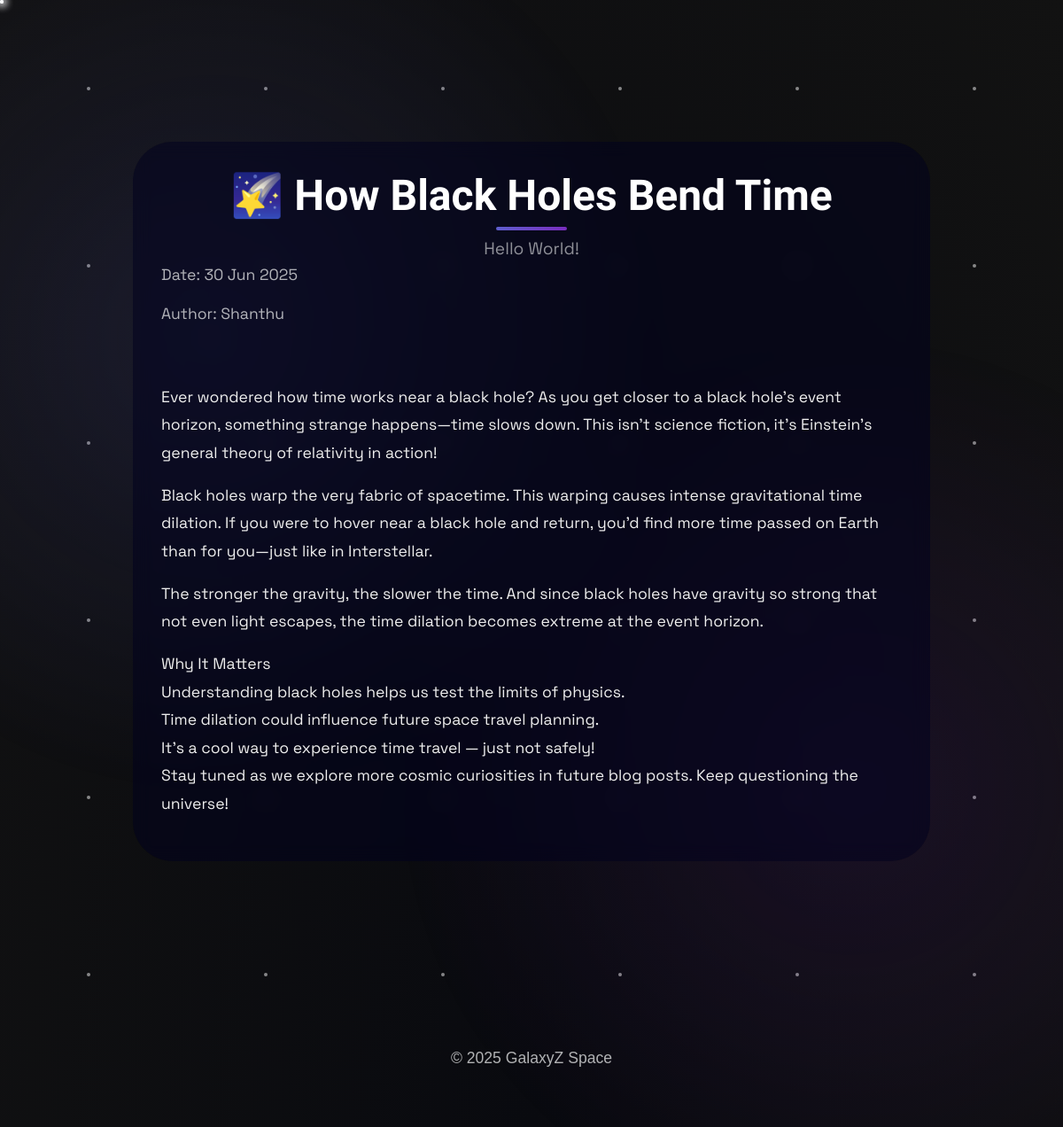
The app's page /blog/blog/1/ with its own data.
### blog/models.py (models this page shows, shortened)
class Blog(models.Model):
    title = models.CharField(max_length=200)
    subtitle = models.CharField(max_length=255, blank=True, null=True)
    content = models.TextField()
    author = models.CharField(max_length=100)
    created_at = models.DateTimeField(auto_now_add=True)
    updated_at = models.DateTimeField(auto_now=True)
    class Meta:
        verbose_name = "Blog"
        verbose_name_plural = "Blogs"
        ordering = ['-created_at']  # Order by creation date, newest first

### blog/views.py (the view)
# urls.py: path('blog/<int:blog_id>/', views.blog_detail, name='blog_detail'),
def blog_detail(request, blog_id):
    blog = get_object_or_404(Blog, id=blog_id)
    return render(request, 'blog/blog_detail.html', {'blog': blog})

### blog/templates/blog/blog_detail.html (shortened to what this page needs)
{% load static %}
<!DOCTYPE html>
<html lang="en">
<head>
  <link rel="stylesheet" href="{% static 'styles/main.css' %}">
</head>
<body>
  <div class="space-background">
    <div class="stars"></div>
    <div class="twinkling"></div>
    <div class="shooting-stars"></div>
    <div class="nebula"></div>
  </div>
  <main class="blog-post section bg-primary">
    <div class="section-header">
      <h1 class="section-title">🌠 {{ blog.title }}</h1>
      <p class="section-subtitle">{{ blog.subtitle }}</p>
      <p style="text-align: left;">Date: {{ blog.created_at|date:"d M Y" }}</p>
      <p style="text-align: left;">Author: {{ blog.author }}</p>
    </div>
    <div class="blog-content">
      <p>{{ blog.content|linebreaks }}</p>
    </div>
  </main>
  <footer class="footer">
    <p style="text-align:center;">© 2025 GalaxyZ Space</p>
  </footer>
</body>
</html>

### static/styles/main.css (style rules this page uses)
:root { --primary: #0B0E3F; --secondary: #7B2CBF; --accent: #5E60CE; --accent-light: #9D4EDD; --text: #F8F9FA; --text-muted: rgba(248, 249, 250, 0.7); --dark: #121212; --darker: #090A0F; --light: #F2F2F2; --transition: all 0.4s cubic-bezier(0.25, 0.8, 0.25, 1); --gradient: linear-gradient(135deg, var(--accent), var(--secondary)); }
* { margin: 0; padding: 0; box-sizing: border-box; }
html { scroll-behavior: smooth; }
body { font-family: 'Space Grotesk', sans-serif; background-color: var(--dark); color: var(--text); line-height: 1.6; overflow-x: hidden; position: relative; }
.space-background { position: fixed; top: 0; left: 0; width: 100%; height: 100%; z-index: -1; overflow: hidden; }
.stars { position: absolute; top: 0; left: 0; width: 100%; height: 100%; background: radial-gradient(ellipse at bottom, var(--darker) 0%, var(--dark) 100%); z-index: 1; }
.twinkling { position: absolute; top: 0; left: 0; width: 100%; height: 100%; background-size: 200px 200px; z-index: 2; animation: twinkle 200s linear infinite; }
.shooting-stars { position: absolute; top: 0; left: 0; width: 100%; height: 100%; z-index: 3; overflow: hidden; }
.shooting-stars::before { content: ""; position: absolute; width: 4px; height: 4px; background: white; border-radius: 50%; box-shadow: 0 0 10px 2px white; animation: shooting-star 10s linear infinite; }
.shooting-stars::after { content: ""; position: absolute; width: 4px; height: 4px; background: white; border-radius: 50%; box-shadow: 0 0 10px 2px white; animation: shooting-star 15s linear infinite 5s; }
.nebula { position: absolute; top: 0; left: 0; width: 100%; height: 100%; z-index: 4; opacity: 0.3; background: radial-gradient(circle at 20% 30%, rgba(94, 96, 206, 0.5), transparent 40%), radial-gradient(circle at 80% 70%, rgba(123, 44, 191, 0.4), transparent 40%); animation: nebula-pulse 30s alternate infinite; }
h1, h2, h3, h4, h5, h6 { font-family: 'Orbitron', sans-serif; line-height: 1.2; margin-bottom: 1rem; }
h1 { font-size: clamp(2.5rem, 6vw, 4rem); }
p { margin-bottom: 1rem; color: var(--text-muted); font-size: 1.1rem; }
.section { padding: 6rem clamp(1rem, 5vw, 3rem); position: relative; }
.section-header { text-align: center; margin-bottom: 4rem; }
.section-title { font-size: clamp(2rem, 5vw, 3rem); margin-bottom: 1rem; position: relative; display: inline-block; }
.section-title::after { content: ''; position: absolute; bottom: -10px; left: 50%; transform: translateX(-50%); width: 80px; height: 4px; background: var(--gradient); border-radius: 2px; }
.section-subtitle { font-size: 1.2rem; max-width: 700px; margin: 0 auto; opacity: 0.8; }
.bg-primary { background-color: rgba(13, 17, 68, 0.8); backdrop-filter: blur(10px); }
.footer { padding: 3rem 2rem; color: #e5e7eb; font-family: 'Poppins', sans-serif; max-width: 1200px; margin: 0 auto; }

### blog/templates/blog/blog_detail.html (style rules this page uses)
.blog-post { max-width: 900px; margin: 160px auto; padding: 2rem; color: #ffffff; background-color: rgba(0, 0, 30, 0.5); border-radius: 45px; }
.blog-content p, .blog-content li { font-family: 'Space Grotesk', sans-serif; line-height: 1.8; margin-bottom: 1rem; color: #eee; }

### records on screen
Blog: title "How Black Holes Bend Time", subtitle "Hello World!", created_at "30 Jun 2025", author "Shanthu", content "Ever wondered how time works near a black hole? As you get closer to a black hole’s event horizon, something strange happens—time slows down. This isn’t science fiction, it’s Einstein’s general theory of relativity in action! Black holes warp the very fabric of spacetime. This warping causes intense gravitational time dilation. If you were to hover near a black hole and return, you'd find more time passed on Earth than for you—just like in Interstellar. The stronger the gravity, the slower the time. And since black holes have gravity so strong that not even light escapes, the time dilation becomes extreme at the event horizon. Why It Matters Understanding black holes helps us test the…"
